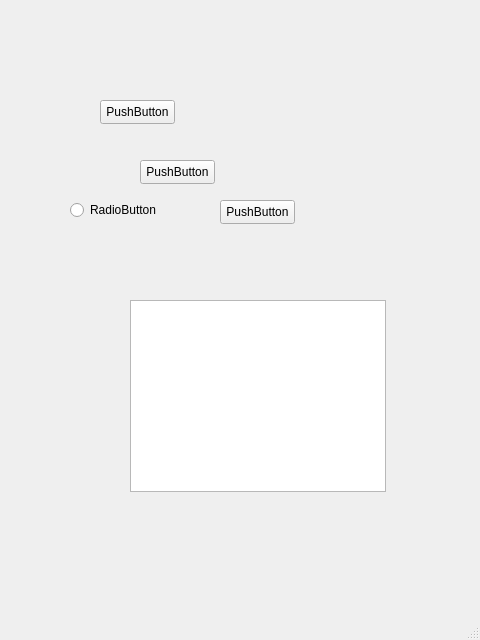
<?xml version="1.0" encoding="UTF-8"?>
<ui version="4.0">
 <class>MainWindow</class>
 <widget class="QMainWindow" name="MainWindow">
  <property name="geometry">
   <rect>
    <x>0</x>
    <y>0</y>
    <width>480</width>
    <height>640</height>
   </rect>
  </property>
  <property name="windowTitle">
   <string>MainWindow</string>
  </property>
  <widget class="QWidget" name="centralwidget">
   <widget class="QListView" name="listView">
    <property name="geometry">
     <rect>
      <x>130</x>
      <y>300</y>
      <width>256</width>
      <height>192</height>
     </rect>
    </property>
   </widget>
   <widget class="QRadioButton" name="radioButton">
    <property name="geometry">
     <rect>
      <x>70</x>
      <y>200</y>
      <width>89</width>
      <height>20</height>
     </rect>
    </property>
    <property name="text">
     <string>RadioButton</string>
    </property>
   </widget>
   <widget class="QPushButton" name="pushButton">
    <property name="geometry">
     <rect>
      <x>140</x>
      <y>160</y>
      <width>75</width>
      <height>24</height>
     </rect>
    </property>
    <property name="text">
     <string>PushButton</string>
    </property>
   </widget>
   <widget class="QPushButton" name="pushButton_2">
    <property name="geometry">
     <rect>
      <x>220</x>
      <y>200</y>
      <width>75</width>
      <height>24</height>
     </rect>
    </property>
    <property name="text">
     <string>PushButton</string>
    </property>
   </widget>
   <widget class="QPushButton" name="pushButton_3">
    <property name="geometry">
     <rect>
      <x>100</x>
      <y>100</y>
      <width>75</width>
      <height>24</height>
     </rect>
    </property>
    <property name="text">
     <string>PushButton</string>
    </property>
   </widget>
  </widget>
  <widget class="QMenuBar" name="menubar">
   <property name="geometry">
    <rect>
     <x>0</x>
     <y>0</y>
     <width>480</width>
     <height>22</height>
    </rect>
   </property>
  </widget>
  <widget class="QStatusBar" name="statusbar"/>
 </widget>
 <resources/>
 <connections/>
</ui>
